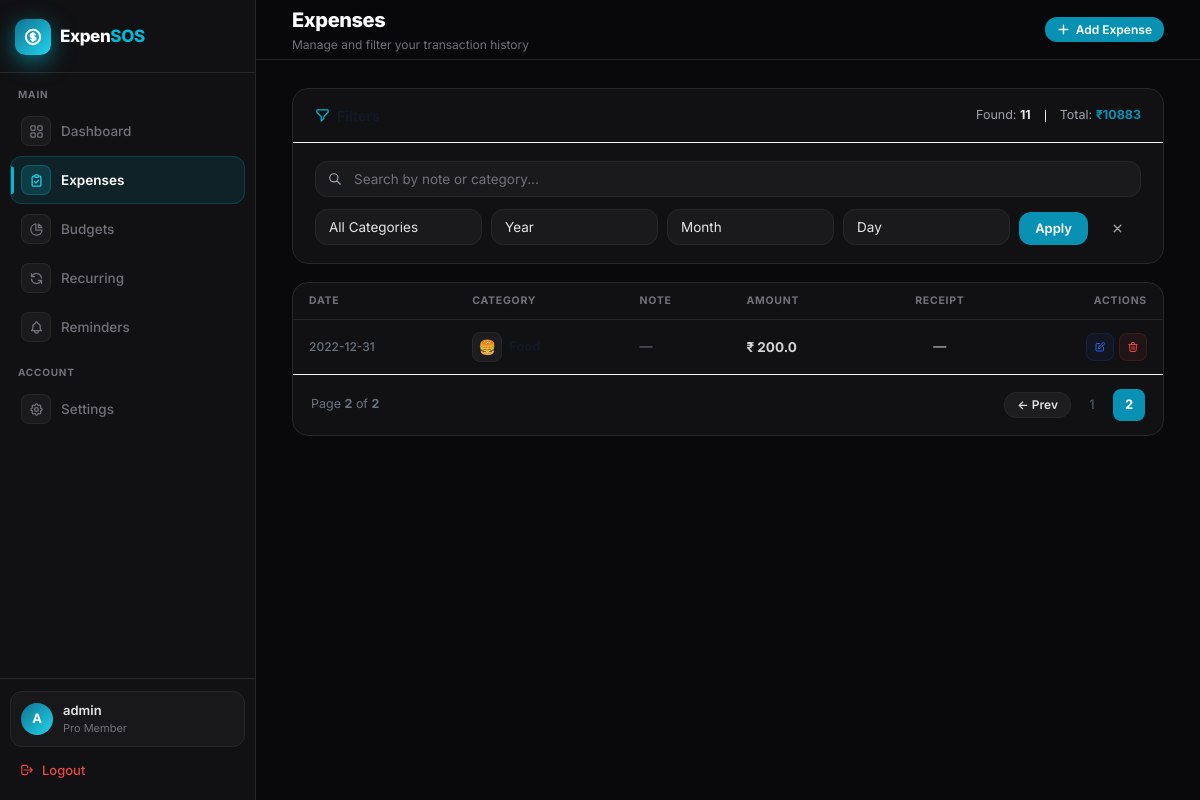
Screenshot of /expenses?page=2 (signed in) with the database file from the repository.
### tables this page shows
CREATE TABLE expenses (
    id INTEGER PRIMARY KEY AUTOINCREMENT,
    amount REAL NOT NULL,
    category TEXT NOT NULL,
    note TEXT,
    date TEXT NOT NULL
, user_id INTEGER DEFAULT 1, receipt_path TEXT, is_recurring INTEGER DEFAULT 0);

### backend/app.py (the view)
@app.route("/expenses")
@login_required
def expenses():
    user_id = get_current_user_id()
    year = request.args.get("year")
    month = request.args.get("month")
    day = request.args.get("day")
    category = request.args.get("category")
    search = request.args.get("search", "").strip()
    page = request.args.get("page", 1, type=int)
    query = "SELECT * FROM expenses WHERE user_id = ?"
    params = [user_id]
    if year:
        query += " AND strftime('%Y', date) = ?"
        params.append(year)
    if month:
        query += " AND strftime('%m', date) = ?"
        params.append(month.zfill(2))
    if day:
        query += " AND strftime('%d', date) = ?"
        params.append(day.zfill(2))
    if category:
        query += " AND category = ?"
        params.append(category)
    if search:
        query += " AND (note LIKE ? OR category LIKE ?)"
        params.extend([f"%{search}%", f"%{search}%"])
    query += " ORDER BY date DESC"
    conn = get_db_connection()
    count_query = query.replace("SELECT *", "SELECT COUNT(*)")
    total_count = conn.execute(count_query, params).fetchone()[0]
    total_pages = (total_count + ITEMS_PER_PAGE - 1) // ITEMS_PER_PAGE
    offset = (page - 1) * ITEMS_PER_PAGE
    query += f" LIMIT {ITEMS_PER_PAGE} OFFSET {offset}"
    all_expenses = conn.execute(query, params).fetchall()
    categories = conn.execute(
        "SELECT DISTINCT category FROM expenses WHERE user_id = ?",
        (user_id,)
    ).fetchall()
    conn.close()
    conn = get_db_connection()
    total_query = query.replace(f" LIMIT {ITEMS_PER_PAGE} OFFSET {offset}", "").replace("SELECT *", "SELECT SUM(amount) as total")
    total_result = conn.execute(total_query, params).fetchone()
    total = total_result[0] if total_result[0] else 0
    conn.close()
    return render_template(
        "expenses.html",
        expenses=all_expenses,
        total=total,
        year=year,
        month=month,
        day=day,
        category=category,
        search=search,
        categories=[c['category'] for c in categories],
        page=page,
        total_pages=total_pages,
        total_count=total_count
    )

### backend/app.py (called while the page is built)
def get_db_connection():
    conn = sqlite3.connect(DB_PATH)
    conn.row_factory = sqlite3.Row
    return conn

def login_required(f):
    @wraps(f)
    def decorated_function(*args, **kwargs):
        if 'user_id' not in session:
            flash("Please log in to access this page.", "error")
            return redirect(url_for('login'))
        return f(*args, **kwargs)
    return decorated_function

def get_current_user_id():
    return session.get('user_id', 1)

@app.context_processor
def inject_settings():
    user_id = get_current_user_id()
    settings = get_user_settings(user_id)
    lang = settings.get('language', 'en')
    return {
        'currency': settings.get('currency', '₹'),
        'theme': settings.get('theme', 'dark'),
        'language': lang,
        'font_size': settings.get('font_size', 'medium'),
        'logged_in': 'user_id' in session,
        'username': session.get('username', 'Guest'),
        't': get_translations_dict(lang)
    }

### backend/database.py (called while the page is built)
def get_user_settings(user_id):
    conn = sqlite3.connect(DB_NAME)
    conn.row_factory = sqlite3.Row
    cursor = conn.cursor()
    settings = cursor.execute(
        "SELECT * FROM user_settings WHERE user_id = ?", (user_id,)
    ).fetchone()
    conn.close()
    if settings:
        return dict(settings)
    return {'currency': '₹', 'theme': 'dark', 'language': 'en', 'font_size': 'medium'}

### backend/translations.py (called while the page is built)
def get_translations_dict(lang):
    if lang in translations:
        return translations[lang]
    return translations['en']

### frontend/templates/expenses.html (shortened to what this page needs)
{% extends "base.html" %}
{% block header_title %}{{ t.expenses }}{% endblock %}
{% block header_subtitle %}Manage and filter your transaction history{% endblock %}
{% block header_actions %}
<a href="/" class="btn btn-primary btn-sm">
    <svg width="13" height="13" fill="none" stroke="currentColor" stroke-width="2.5" viewBox="0 0 24 24">
        <path stroke-linecap="round" stroke-linejoin="round" d="M12 4v16m8-8H4" />
    </svg>
    Add Expense
</a>
{% endblock %}
{% block content %}
<div class="card" style="margin-bottom:18px">
    <div style="padding:16px 22px;border-bottom:1px solid var(--gray-100)">
        <div style="display:flex;align-items:center;justify-content:space-between;flex-wrap:wrap;gap:10px">
            <div style="font-size:14px;font-weight:700;color:var(--gray-900);display:flex;align-items:center;gap:7px">
            </div>
            <div style="display:flex;align-items:center;gap:14px;font-size:12.5px">
                <span><span style="color:var(--gray-400)">Found:</span> <strong>{{ total_count }}</strong></span>
                <span><span style="color:var(--gray-400)">Total:</span> <strong style="color:var(--brand-600)">{{
                        currency }}{{ total|round(0)|int }}</strong></span>
            </div>
        </div>
    </div>
    <div style="padding:18px 22px">
        <form method="GET">
            <div style="position:relative;margin-bottom:12px">
                <div
                    style="position:absolute;left:13px;top:50%;transform:translateY(-50%);color:var(--gray-400);pointer-events:none">
                    <svg width="14" height="14" fill="none" stroke="currentColor" stroke-width="2" viewBox="0 0 24 24">
                        <path stroke-linecap="round" stroke-linejoin="round"
                            d="M21 21l-6-6m2-5a7 7 0 11-14 0 7 7 0 0114 0z" />
                    </svg>
                </div>
                <input type="text" name="search" placeholder="{{ t.search_placeholder }}" value="{{ search or '' }}"
                    class="input" style="padding-left:38px">
            </div>
            <div style="display:grid;grid-template-columns:1fr 1fr 1fr 1fr auto;gap:9px;align-items:end">
                <select name="category" class="input select-field">
                    <option value="">All Categories</option>
                </select>
                <select name="year" class="input select-field">
                    <option value="">Year</option>
                </select>
                <select name="month" class="input select-field">
                    <option value="">Month</option>
                </select>
                <select name="day" class="input select-field">
                    <option value="">Day</option>
                </select>
                <div style="display:flex;gap:6px">
                    <button type="submit" class="btn btn-primary">Apply</button>
                    <a href="/expenses" class="btn btn-ghost" title="Clear filters">
                        <svg width="13" height="13" fill="none" stroke="currentColor" stroke-width="2.5"
                            viewBox="0 0 24 24">
                            <path stroke-linecap="round" stroke-linejoin="round" d="M6 18L18 6M6 6l12 12" />
                        </svg>
                    </a>
                </div>
            </div>
        </form>
    </div>
</div>
<div class="card" style="overflow:hidden">
    <div class="table-wrap">
        <table style="min-width:700px">
            <thead>
                <tr>
                    <th>{{ t.date }}</th>
                    <th>{{ t.category }}</th>
                    <th>{{ t.note }}</th>
                    <th>{{ t.amount }}</th>
                    <th style="text-align:center">Receipt</th>
                    <th style="text-align:right">{{ t.actions }}</th>
                </tr>
            </thead>
            <tbody>
                {% for e in expenses %}
                <tr>
                    <td style="font-size:12px;color:var(--gray-500);white-space:nowrap;font-weight:500">{{ e.date }}
                    </td>
                    <td>
                        <div style="display:flex;align-items:center;gap:7px">
                            <div class="cat-icon">{% if e.category=='Food' %}🍔{% elif e.category=='Transport' %}🚗{%
                                elif e.category=='Shopping' %}🛒{% elif e.category=='Rent' %}🏠{% else %}📦{% endif %}
                            </div>
                            <span style="font-size:13px;font-weight:600;color:var(--gray-900)">{{ e.category }}</span>
                        </div>
                    </td>
                    <td
                        style="max-width:180px;overflow:hidden;text-overflow:ellipsis;white-space:nowrap;color:var(--gray-500);font-size:13px">
                        {{ e.note or '—' }}</td>
                    <td style="font-weight:700;font-size:13.5px;white-space:nowrap">{{ currency }} {{ e.amount }}</td>
                    <td style="text-align:center">
                        {% if e.receipt_path %}
                        <a href="/uploads/{{ e.receipt_path }}" target="_blank"
                            style="display:inline-flex;align-items:center;justify-content:center;width:26px;height:26px;border-radius:6px;background:var(--brand-50);color:var(--brand-600);border:1px solid var(--brand-200);font-size:12px">📎</a>
                        {% else %}
                        <span style="color:var(--gray-300)">—</span>
                        {% endif %}
                    </td>
                    <td style="text-align:right">
                        <div style="display:flex;align-items:center;justify-content:flex-end;gap:5px">
                            <a href="/edit/{{ e.id }}" class="action-btn edit">
                                <svg width="12" height="12" fill="none" stroke="currentColor" stroke-width="2"
                                    viewBox="0 0 24 24">
                                    <path stroke-linecap="round" stroke-linejoin="round"
                                        d="M11 5H6a2 2 0 00-2 2v11a2 2 0 002 2h11a2 2 0 002-2v-5m-1.414-9.414a2 2 0 112.828 2.828L11.828 15H9v-2.828l8.586-8.586z" />
                                </svg>
                            </a>
                            <a href="/delete/{{ e.id }}" class="action-btn delete"
                                onclick="return confirm('{{ t.confirm_delete }}')">
                                <svg width="12" height="12" fill="none" stroke="currentColor" stroke-width="2"
                                    viewBox="0 0 24 24">
                                    <path stroke-linecap="round" stroke-linejoin="round"
                                        d="M19 7l-.867 12.142A2 2 0 0116.138 21H7.862a2 2 0 01-1.995-1.858L5 7m5 4v6m4-6v6m1-10V4a1 1 0 00-1-1h-4a1 1 0 00-1 1v3M4 7h16" />
                                </svg>
                            </a>
                        </div>
                    </td>
                </tr>
                {% endfor %}
            </tbody>
        </table>
    </div>
    {% if total_pages > 1 %}
    <div
        style="padding:14px 18px;border-top:1px solid var(--gray-100);display:flex;align-items:center;justify-content:space-between">
        <span style="font-size:12.5px;color:var(--gray-500)">Page <strong>{{ page }}</strong> of <strong>{{ total_pages
                }}</strong></span>
        <div style="display:flex;align-items:center;gap:5px">
            {% if page > 1 %}
            <a href="?page={{ page-1 }}"
                class="btn btn-secondary btn-sm">← Prev</a>
            {% endif %}
            {% for p in range(1, total_pages+1) %}
            {% if p == page %}
            <span
                style="width:32px;height:32px;display:inline-flex;align-items:center;justify-content:center;border-radius:8px;background:var(--brand-600);color:#fff;font-size:13px;font-weight:700">{{
                p }}</span>
            {% elif p <= 3 or p> total_pages-2 or (p >= page-1 and p <= page+1) %} <a
                    href="?page={{ p }}"
                    style="width:32px;height:32px;display:inline-flex;align-items:center;justify-content:center;border-radius:8px;font-size:13px;font-weight:500;color:var(--gray-600);transition:background .15s"
                    onmouseover="this.style.background='var(--gray-100)'" onmouseout="this.style.background=''">{{ p
                    }}</a>
                    {% elif p == 4 or p == total_pages-2 %}
                    <span style="color:var(--gray-400);font-size:13px">…</span>
                    {% endif %}
                    {% endfor %}
        </div>
    </div>
    {% endif %}
</div>
{% endblock %}

### rows the page displays
expenses: date "2022-12-31", note "—", currency "₹", amount "200.0"

### other values shown
{{ t.dashboard }} "Dashboard"
{{ t.expenses }} "Expenses"
{{ t.budgets }} "Budgets"
{{ t.recurring }} "Recurring"
{{ t.reminders }} "Reminders"
{{ t.settings }} "Settings"
{{ session.get('username','U')[:1]|upper }} "A"
{{ session.get('username','Guest') }} "admin"
{{ t.logout }} "Logout"
{{ total_count }} "11"
{{ currency }} "₹"
{{ total|round(0)|int }} "10883"
{{ t.date }} "DATE"
{{ t.category }} "CATEGORY"
{{ t.note }} "NOTE"
